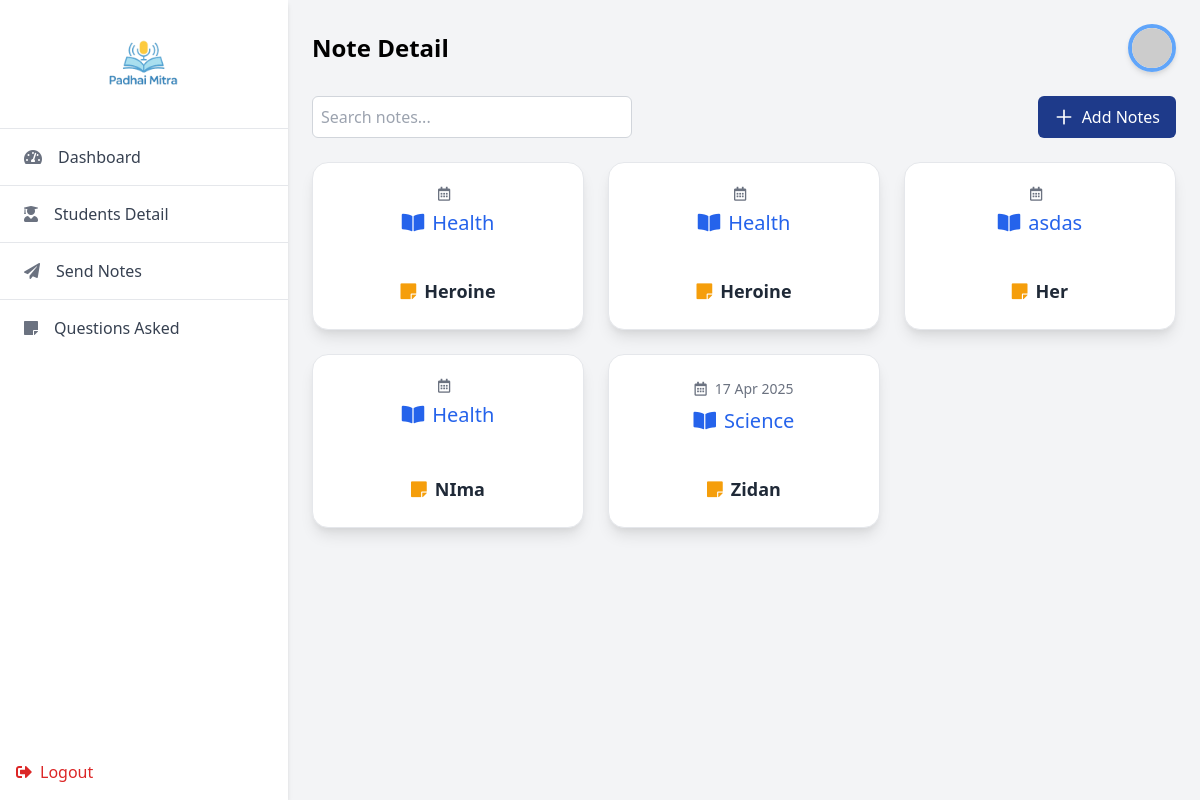
The page /teacher_notes/ (signed in) on the database as committed earlier.
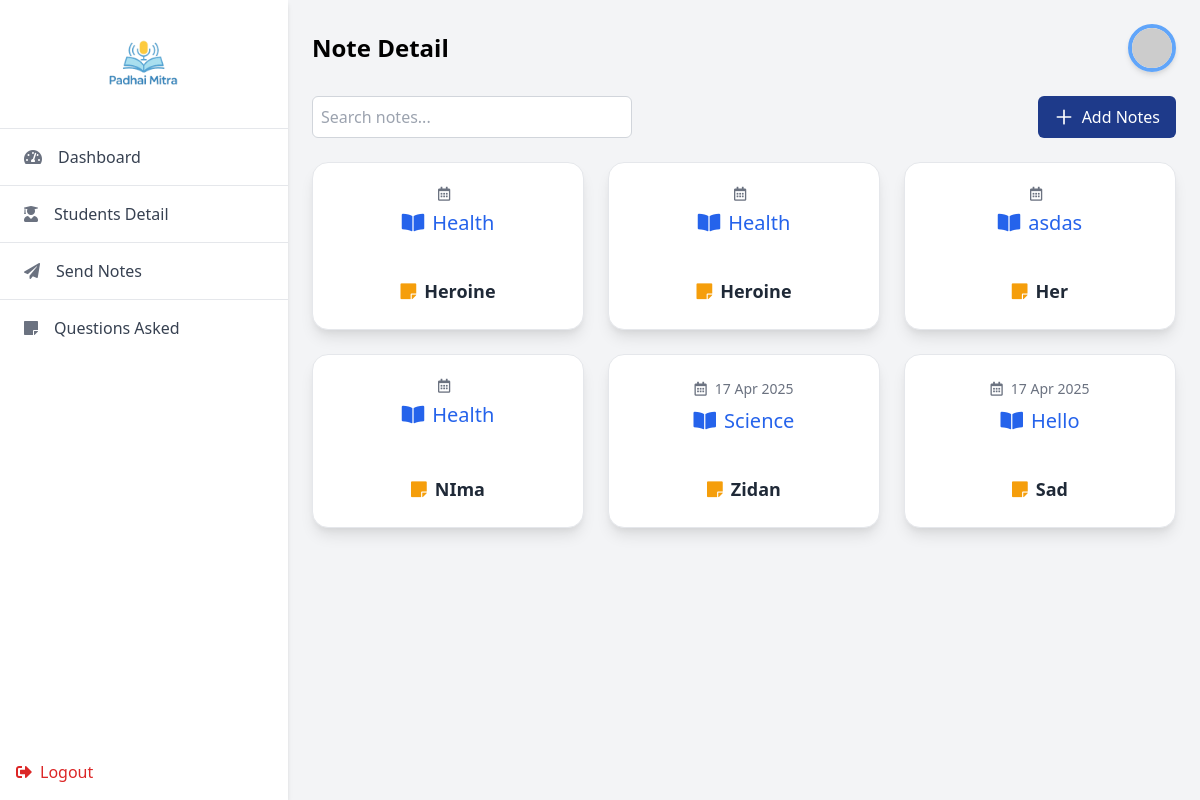
The same page on the database as committed later.
### sathi/models.py (models this page shows, shortened)
class Note(models.Model):
    user = models.ForeignKey(User, on_delete=models.CASCADE)
    subject = models.CharField(max_length=100)
    title = models.CharField(max_length=200)
    file = models.FileField(upload_to='notes/')
    date = models.DateTimeField(null= True, blank= True)  # Automatically sets the date when the note is created

### sathi/views.py (the view)
# urls.py: path('teacher_notes/', note_list, name='teacher_notes'),
@login_required
def note_list(request):
    notes = Note.objects.filter(user=request.user)
    return render(request, 'teacher_notes.html', {'notes': notes})

### sathi/templates/teacher_notes.html (shortened to what the changed rows need)
{% load static %}
<!DOCTYPE html>
<html lang="en">
  <head>
    <link
      href="https://cdn.jsdelivr.net/npm/tailwindcss@2.2.19/dist/tailwind.min.css"
      rel="stylesheet"
    />
    <link
      rel="stylesheet"
      href="https://cdnjs.cloudflare.com/ajax/libs/font-awesome/5.15.4/css/all.min.css"
    />
    <link rel="stylesheet" href="{% static 'css/style.css' %}" />
  </head>
  <body class="bg-gray-100">
    <div class="flex h-screen">
      <div class="flex-1 p-6 overflow-y-auto">
        <div class="flex justify-between items-center mb-6">
          <h2 class="text-2xl font-bold">Note Detail</h2>
        </div>
        <div class="grid grid-cols-1 md:grid-cols-2 lg:grid-cols-3 gap-6 mb-6">
          {% for note in notes %}
          <div
            class="note-item bg-white p-6 rounded-2xl shadow-lg border border-gray-200 hover:shadow-xl transition duration-300"
          >
            <div class="flex flex-col h-full justify-between">
              <div class="mb-4 text-center space-y-2">
                <div
                  class="flex items-center justify-center text-gray-500 text-sm"
                >
                  <i class="far fa-calendar-alt mr-2"></i>
                  <span>{{ note.date|date:"d M Y" }}</span>
                </div>
                <div
                  class="flex items-center justify-center text-blue-600 text-xl font-medium"
                >
                  <i class="fas fa-book-open mr-2"></i>
                  <span>{{ note.subject }}</span>
                </div>
              </div>
              <div class="text-center mt-6">
                <h3
                  class="note-title text-lg font-semibold text-gray-800 flex items-center justify-center gap-2"
                >
                  <i class="fas fa-sticky-note text-yellow-500"></i>
                  {{ note.title }}
                </h3>
              </div>
            </div>
          </div>
          {% empty %}
          <p class="col-span-3 text-center text-gray-500">
            No notes available.
          </p>
          {% endfor %}
        </div>
      </div>
    </div>
  </body>
</html>

Rows that differ between the two databases and show on the page:
added Note: date "17 Apr 2025", subject "Hello", title "Sad"
